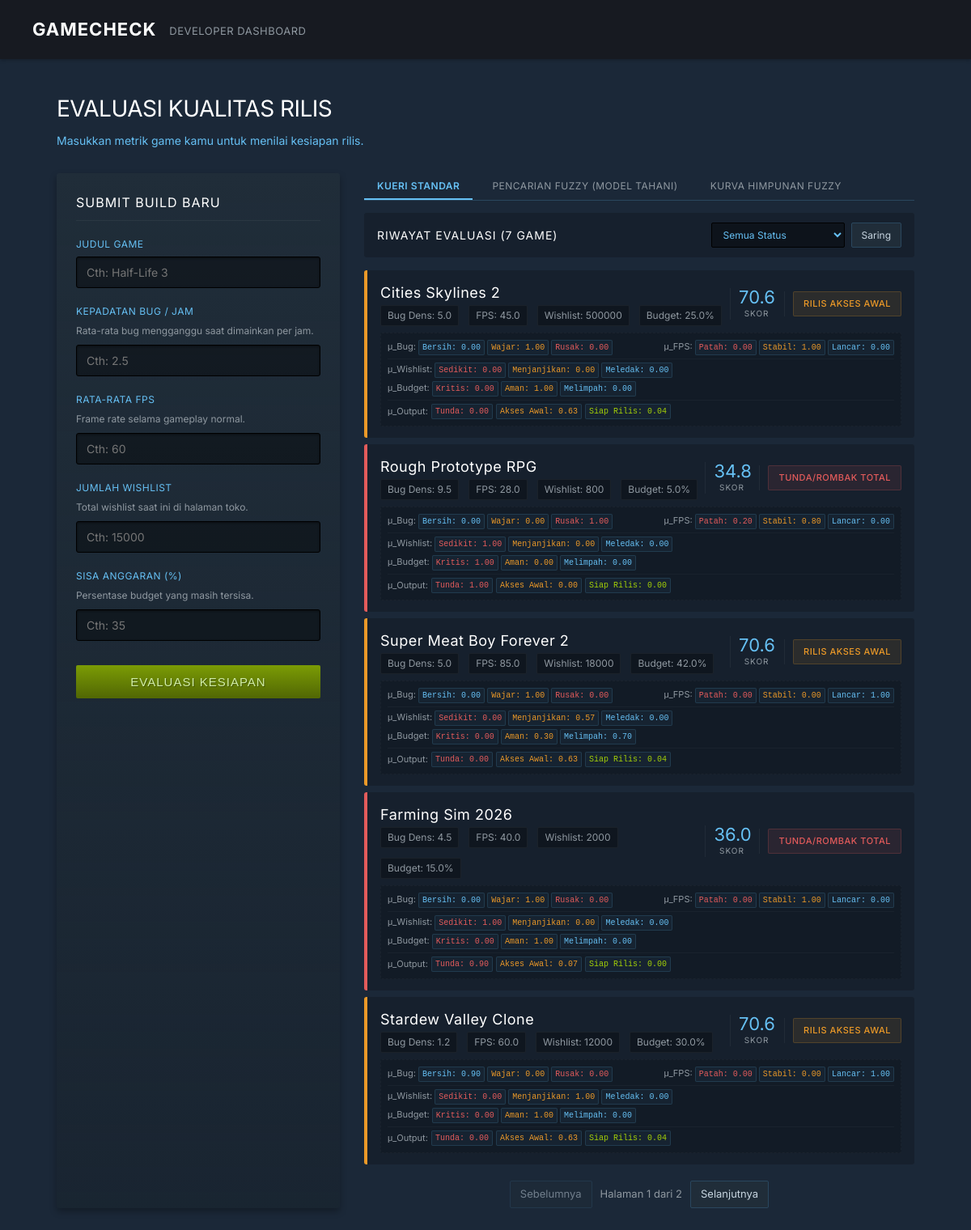
Before: / with the older database file.
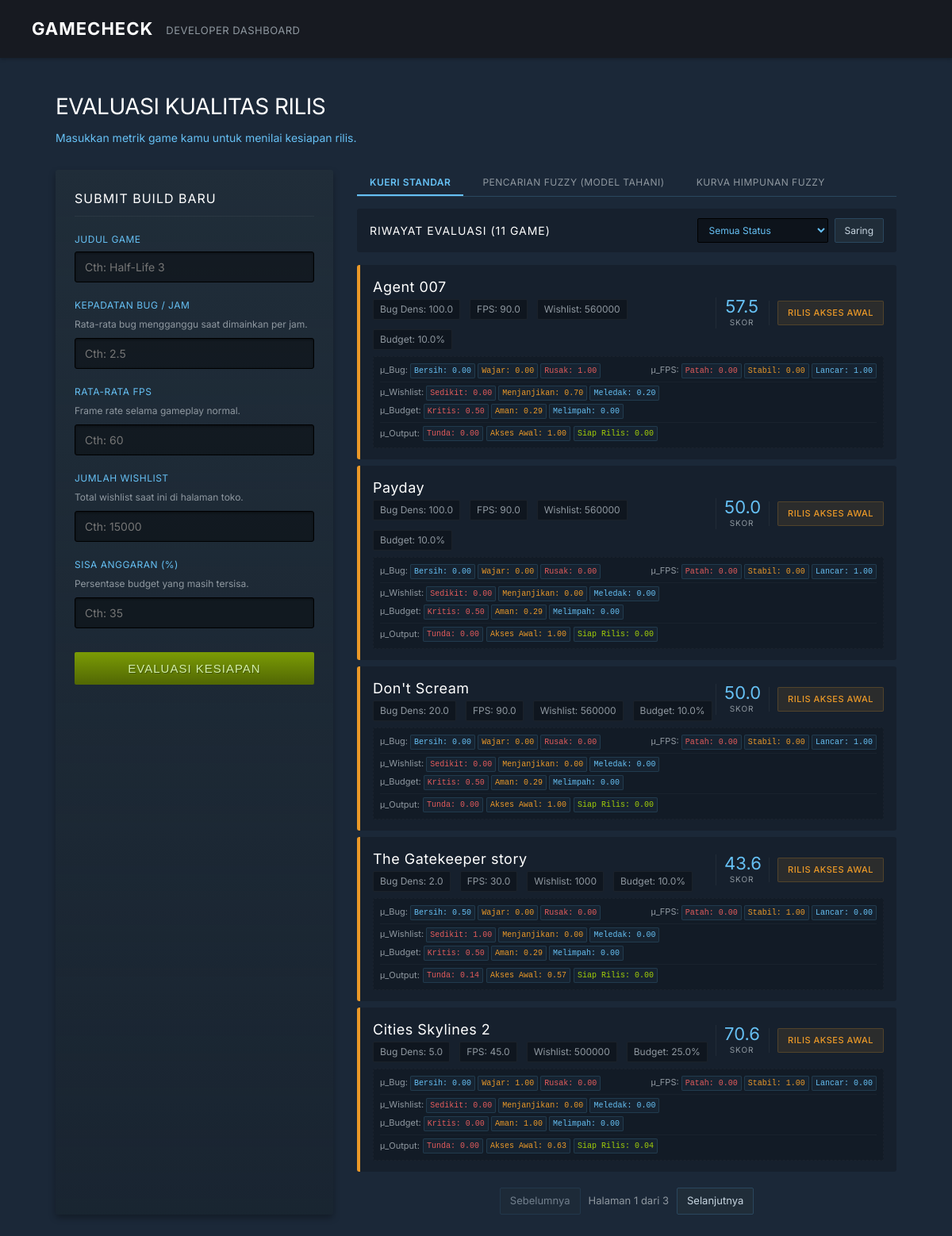
After: the same page with the newer database file.
### tables this page shows
CREATE TABLE draft_indie (
            id INTEGER PRIMARY KEY AUTOINCREMENT,
            title TEXT,
            bug_density REAL,
            fps REAL,
            wishlist INTEGER,
            remaining_budget REAL,
            score REAL,
            status TEXT,
            -- Fuzzy membership degrees
            mu_bug_sangat_bersih REAL,
            mu_bug_wajar REAL,
            mu_bug_rusak REAL,
            mu_fps_patah_patah REAL,
            mu_fps_stabil REAL,
            mu_fps_lancar REAL,
            mu_wishlist_sedikit REAL,
            mu_wishlist_menjanjikan REAL,
            mu_wishlist_meledak REAL,
            mu_budget_kritis REAL,
            mu_budget_aman REAL,
            mu_budget_melimpah REAL,
            mu_quality_tunda REAL,
            mu_quality_akses_awal REAL,
            mu_quality_siap_rilis REAL
        );

### main.py (the view)
@app.get("/", response_class=HTMLResponse)
async def read_root(request: Request, page: int = 1, message: Optional[str] = None, db: sqlite3.Connection = Depends(get_db)):
    games, total_pages, total_items = get_paginated_games(db, page=page)
    return templates.TemplateResponse(request, "index.html", {
        "games": games,
        "current_page": page,
        "total_pages": total_pages,
        "total_items": total_items,
        "message": message,
        "query_type": "standard",
        "selected_status": ""
    })

### templates/index.html (shortened to what this page needs)
<!DOCTYPE html>
<html lang="id">
<head>
<link rel="stylesheet" href="/static/style.css">
</head>
<body>
<nav>
  <div class="nav-logo">
    GAMECHECK
  </div>
  <div class="nav-tagline">DEVELOPER DASHBOARD</div>
</nav>
<div class="hero">
  <h1 class="hero-title">Evaluasi Kualitas Rilis</h1>
  <div class="hero-sub">Masukkan metrik game kamu untuk menilai kesiapan rilis.</div>
</div>
<div class="container">
  <div class="panel">
    <div class="panel-title">Submit Build Baru</div>
    <form action="/api/evaluate" method="POST" onsubmit="this.querySelector('button[type=submit]').disabled=true; this.querySelector('button[type=submit]').innerText='Memproses...';">
      <div class="form-group">
        <label class="form-label">Judul Game</label>
        <input class="form-input" type="text" name="title" required placeholder="Cth: Half-Life 3">
      </div>
      <div class="form-group">
        <label class="form-label">Kepadatan Bug / Jam</label>
        <div class="form-hint">Rata-rata bug mengganggu saat dimainkan per jam.</div>
        <input class="form-input" type="number" step="0.1" name="bug_density" required placeholder="Cth: 2.5">
      </div>
      <div class="form-group">
        <label class="form-label">Rata-rata FPS</label>
        <div class="form-hint">Frame rate selama gameplay normal.</div>
        <input class="form-input" type="number" step="0.1" name="fps" required placeholder="Cth: 60">
      </div>
      <div class="form-group">
        <label class="form-label">Jumlah Wishlist</label>
        <div class="form-hint">Total wishlist saat ini di halaman toko.</div>
        <input class="form-input" type="number" name="wishlist" required placeholder="Cth: 15000">
      </div>
      <div class="form-group">
        <label class="form-label">Sisa Anggaran (%)</label>
        <div class="form-hint">Persentase budget yang masih tersisa.</div>
        <input class="form-input" type="number" step="0.1" name="remaining_budget" required placeholder="Cth: 35">
      </div>
      <button type="submit" class="btn-submit">Evaluasi Kesiapan</button>
    </form>
  </div>
  <div>
    <div class="query-tabs">
      <button class="query-tab" id="tab-standard" onclick="showTab('standard')">Kueri Standar</button>
      <button class="query-tab" id="tab-fuzzy" onclick="showTab('fuzzy')">Pencarian Fuzzy (Model Tahani)</button>
      <button class="query-tab" id="tab-charts" onclick="showTab('charts')">Kurva Himpunan Fuzzy</button>
    </div>
    <div id="form-standard" class="results-header" style="margin-bottom: 16px;">
      <div class="results-title">Riwayat Evaluasi ({{ total_items }} game)</div>
      <form action="/api/query" method="GET" style="display:flex;gap:8px">
        <select class="filter-select" name="status">
          <option value="">Semua Status</option>
        </select>
        <button type="submit" class="filter-btn">Saring</button>
      </form>
    </div>
    <div class="game-list">
      {% for game in games %}
        {% set v_class = 'gc-go' %}
        {% set v_pill = 'v-go' %}
        {% if game.status == 'Tunda/Rombak Total' %}
          {% set v_class = 'gc-wait' %}
          {% set v_pill = 'v-wait' %}
        {% elif game.status == 'Rilis Akses Awal' %}
          {% set v_class = 'gc-soon' %}
          {% set v_pill = 'v-soon' %}
        {% endif %}
        <div class="game-card {{ v_class }}" style="display: flex; flex-direction: column; align-items: stretch; gap: 8px;">
          <div style="display: flex; align-items: center; justify-content: space-between; width: 100%;">
            <div class="gc-info">
              <div class="gc-title" style="margin-bottom: 2px;">{{ game.title }}</div>
              <div class="gc-meta">
                <span>Bug Dens: {{ game.bug_density }}</span>
                <span>FPS: {{ game.fps }}</span>
                <span>Wishlist: {{ game.wishlist }}</span>
                <span>Budget: {{ game.remaining_budget }}%</span>
              </div>
            </div>
            <div style="display: flex; align-items: center; gap: 12px; flex-shrink: 0;">
              <div class="gc-score-box" style="margin-left: 0; width: 55px; border-left: 1px solid rgba(255,255,255,0.05); padding-left: 10px;">
                <div class="gc-score">{{ "%.1f"|format(game.score) }}</div>
                <div class="gc-score-label">Skor</div>
              </div>
              <div class="gc-verdict-box" style="width: auto; padding-left: 10px; border-left: 1px solid rgba(255,255,255,0.05);">
                <div class="gc-verdict {{ v_pill }}" style="min-width: 125px; font-size: 11px;">
                  {{ game.status }}
                </div>
              </div>
            </div>
          </div>
          <div style="display: flex; flex-direction: column; gap: 4px; background: rgba(0,0,0,0.15); padding: 8px; border-radius: 2px; border: 1px dashed rgba(255,255,255,0.03); font-size: 11px; color: var(--text-muted);">
            <div style="display: flex; justify-content: space-between; flex-wrap: wrap; gap: 4px;">
              <span>&mu;_Bug:
                <span class="fuzzy-badge" style="color: var(--steam-blue);">Bersih: {{ "%.2f"|format(game.mu_bug_sangat_bersih) }}</span>
                <span class="fuzzy-badge" style="color: #eb9928;">Wajar: {{ "%.2f"|format(game.mu_bug_wajar) }}</span>
                <span class="fuzzy-badge" style="color: #e35b5b;">Rusak: {{ "%.2f"|format(game.mu_bug_rusak) }}</span>
              </span>
              <span>&mu;_FPS:
                <span class="fuzzy-badge" style="color: #e35b5b;">Patah: {{ "%.2f"|format(game.mu_fps_patah_patah) }}</span>
                <span class="fuzzy-badge" style="color: #eb9928;">Stabil: {{ "%.2f"|format(game.mu_fps_stabil) }}</span>
                <span class="fuzzy-badge" style="color: var(--steam-blue);">Lancar: {{ "%.2f"|format(game.mu_fps_lancar) }}</span>
              </span>
            </div>
            <div style="display: flex; justify-content: space-between; flex-wrap: wrap; gap: 4px; border-top: 1px solid rgba(255,255,255,0.03); padding-top: 4px;">
              <span>&mu;_Wishlist:
                <span class="fuzzy-badge" style="color: #e35b5b;">Sedikit: {{ "%.2f"|format(game.mu_wishlist_sedikit) }}</span>
                <span class="fuzzy-badge" style="color: #eb9928;">Menjanjikan: {{ "%.2f"|format(game.mu_wishlist_menjanjikan) }}</span>
                <span class="fuzzy-badge" style="color: var(--steam-blue);">Meledak: {{ "%.2f"|format(game.mu_wishlist_meledak) }}</span>
              </span>
              <span>&mu;_Budget:
                <span class="fuzzy-badge" style="color: #e35b5b;">Kritis: {{ "%.2f"|format(game.mu_budget_kritis) }}</span>
                <span class="fuzzy-badge" style="color: #eb9928;">Aman: {{ "%.2f"|format(game.mu_budget_aman) }}</span>
                <span class="fuzzy-badge" style="color: var(--steam-blue);">Melimpah: {{ "%.2f"|format(game.mu_budget_melimpah) }}</span>
              </span>
            </div>
            <div style="border-top: 1px solid rgba(255,255,255,0.03); padding-top: 4px; display: flex; align-items: center; gap: 4px;">
              <span>&mu;_Output:</span>
              <span class="fuzzy-badge" style="color: #e35b5b;">Tunda: {{ "%.2f"|format(game.mu_quality_tunda) }}</span>
              <span class="fuzzy-badge" style="color: #eb9928;">Akses Awal: {{ "%.2f"|format(game.mu_quality_akses_awal) }}</span>
              <span class="fuzzy-badge" style="color: var(--steam-green);">Siap Rilis: {{ "%.2f"|format(game.mu_quality_siap_rilis) }}</span>
            </div>
          </div>
        </div>
      {% else %}
        <div style="padding:40px;text-align:center;background:rgba(0,0,0,0.2);color:var(--text-muted);font-size:14px;border-radius:3px">
          Tidak ada data game yang memenuhi kriteria.
        </div>
      {% endfor %}
    </div>
    {% if total_pages > 1 %}
    <div class="pagination">
      {% if query_type == 'fuzzy' %}
        {% set base_url = '/api/query?query_type=fuzzy&bug_density_fuzzy=' ~ (bug_density_fuzzy|default('')) ~ '&fps_fuzzy=' ~ (fps_fuzzy|default('')) ~ '&wishlist_fuzzy=' ~ (wishlist_fuzzy|default('')) ~ '&budget_fuzzy=' ~ (budget_fuzzy|default('')) ~ '&operator=' ~ (operator|default('AND')) ~ '&alpha_cut=' ~ (alpha_cut|default(0.0)) ~ '&page=' %}
      {% else %}
        {% set base_url = '/api/query?query_type=standard&status=' ~ (selected_status | default('')) | urlencode ~ '&page=' %}
      {% endif %}
      {% if current_page > 1 %}
        <a href="{{ base_url }}{{ current_page - 1 }}" class="page-btn">Sebelumnya</a>
      {% else %}
        <span class="page-btn disabled">Sebelumnya</span>
      {% endif %}
      <span class="page-info">Halaman {{ current_page }} dari {{ total_pages }}</span>
      {% if current_page < total_pages %}
        <a href="{{ base_url }}{{ current_page + 1 }}" class="page-btn">Selanjutnya</a>
      {% else %}
        <span class="page-btn disabled">Selanjutnya</span>
      {% endif %}
    </div>
    {% endif %}
  </div>
</div>
</body>
</html>

Changed rows visible on the page:
no longer on this page (row unchanged): draft_indie: title "Rough Prototype RPG", bug_density "9.5", fps "28.0", wishlist "800", remaining_budget "5.0", score "34.8", status "TUNDA/ROMBAK TOTAL", mu_bug_sangat_bersih "0.00", mu_bug_wajar "0.00", mu_bug_rusak "1.00", mu_fps_patah_patah "0.20", mu_fps_stabil "0.80", mu_fps_lancar "0.00", mu_wishlist_sedikit "1.00", mu_wishlist_menjanjikan "0.00", mu_wishlist_meledak "0.00", mu_budget_kritis "1.00", mu_budget_aman "0.00", mu_budget_melimpah "0.00", mu_quality_tunda "1.00", mu_quality_akses_awal "0.00", mu_quality_siap_rilis "0.00"
no longer on this page (row unchanged): draft_indie: title "Super Meat Boy Forever 2", bug_density "5.0", fps "85.0", wishlist "18000", remaining_budget "42.0", score "70.6", status "RILIS AKSES AWAL", mu_bug_sangat_bersih "0.00", mu_bug_wajar "1.00", mu_bug_rusak "0.00", mu_fps_patah_patah "0.00", mu_fps_stabil "0.00", mu_fps_lancar "1.00", mu_wishlist_sedikit "0.00", mu_wishlist_menjanjikan "0.57", mu_wishlist_meledak "0.00", mu_budget_kritis "0.00", mu_budget_aman "0.30", mu_budget_melimpah "0.70", mu_quality_tunda "0.00", mu_quality_akses_awal "0.63", mu_quality_siap_rilis "0.04"
no longer on this page (row unchanged): draft_indie: title "Farming Sim 2026", bug_density "4.5", fps "40.0", wishlist "2000", remaining_budget "15.0", score "36.0", status "TUNDA/ROMBAK TOTAL", mu_bug_sangat_bersih "0.00", mu_bug_wajar "1.00", mu_bug_rusak "0.00", mu_fps_patah_patah "0.00", mu_fps_stabil "1.00", mu_fps_lancar "0.00", mu_wishlist_sedikit "1.00", mu_wishlist_menjanjikan "0.00", mu_wishlist_meledak "0.00", mu_budget_kritis "0.00", mu_budget_aman "1.00", mu_budget_melimpah "0.00", mu_quality_tunda "0.90", mu_quality_akses_awal "0.07", mu_quality_siap_rilis "0.00"
no longer on this page (row unchanged): draft_indie: title "Stardew Valley Clone", bug_density "1.2", fps "60.0", wishlist "12000", remaining_budget "30.0", score "70.6", status "RILIS AKSES AWAL", mu_bug_sangat_bersih "0.90", mu_bug_wajar "0.00", mu_bug_rusak "0.00", mu_fps_patah_patah "0.00", mu_fps_stabil "0.00", mu_fps_lancar "1.00", mu_wishlist_sedikit "0.00", mu_wishlist_menjanjikan "1.00", mu_wishlist_meledak "0.00", mu_budget_kritis "0.00", mu_budget_aman "1.00", mu_budget_melimpah "0.00", mu_quality_tunda "0.00", mu_quality_akses_awal "0.63", mu_quality_siap_rilis "0.04"
added draft_indie: title "Agent 007", bug_density "100.0", fps "90.0", wishlist "560000", remaining_budget "10.0", score "57.5", status "RILIS AKSES AWAL", mu_bug_sangat_bersih "0.00", mu_bug_wajar "0.00", mu_bug_rusak "1.00", mu_fps_patah_patah "0.00", mu_fps_stabil "0.00", mu_fps_lancar "1.00", mu_wishlist_sedikit "0.00", mu_wishlist_menjanjikan "0.70", mu_wishlist_meledak "0.20", mu_budget_kritis "0.50", mu_budget_aman "0.29", mu_budget_melimpah "0.00", mu_quality_tunda "0.00", mu_quality_akses_awal "1.00", mu_quality_siap_rilis "0.00"
added draft_indie: title "Payday", bug_density "100.0", fps "90.0", wishlist "560000", remaining_budget "10.0", score "50.0", status "RILIS AKSES AWAL", mu_bug_sangat_bersih "0.00", mu_bug_wajar "0.00", mu_bug_rusak "0.00", mu_fps_patah_patah "0.00", mu_fps_stabil "0.00", mu_fps_lancar "1.00", mu_wishlist_sedikit "0.00", mu_wishlist_menjanjikan "0.00", mu_wishlist_meledak "0.00", mu_budget_kritis "0.50", mu_budget_aman "0.29", mu_budget_melimpah "0.00", mu_quality_tunda "0.00", mu_quality_akses_awal "1.00", mu_quality_siap_rilis "0.00"
added draft_indie: title "Don't Scream", bug_density "20.0", fps "90.0", wishlist "560000", remaining_budget "10.0", score "50.0", status "RILIS AKSES AWAL", mu_bug_sangat_bersih "0.00", mu_bug_wajar "0.00", mu_bug_rusak "0.00", mu_fps_patah_patah "0.00", mu_fps_stabil "0.00", mu_fps_lancar "1.00", mu_wishlist_sedikit "0.00", mu_wishlist_menjanjikan "0.00", mu_wishlist_meledak "0.00", mu_budget_kritis "0.50", mu_budget_aman "0.29", mu_budget_melimpah "0.00", mu_quality_tunda "0.00", mu_quality_akses_awal "1.00", mu_quality_siap_rilis "0.00"
added draft_indie: title "The Gatekeeper story", bug_density "2.0", fps "30.0", wishlist "1000", remaining_budget "10.0", score "43.6", status "RILIS AKSES AWAL", mu_bug_sangat_bersih "0.50", mu_bug_wajar "0.00", mu_bug_rusak "0.00", mu_fps_patah_patah "0.00", mu_fps_stabil "1.00", mu_fps_lancar "0.00", mu_wishlist_sedikit "1.00", mu_wishlist_menjanjikan "0.00", mu_wishlist_meledak "0.00", mu_budget_kritis "0.50", mu_budget_aman "0.29", mu_budget_melimpah "0.00", mu_quality_tunda "0.14", mu_quality_akses_awal "0.57", mu_quality_siap_rilis "0.00"
Other visible differences:
{{ total_items }}: "7" → "11"
{{ total_pages }}: "2" → "3"
